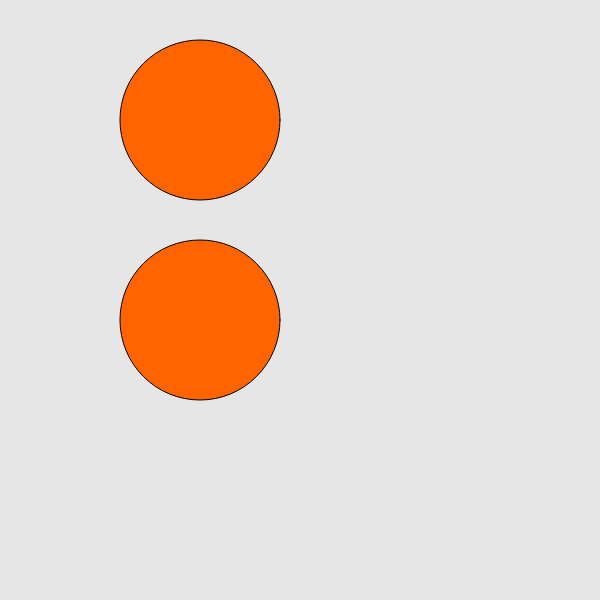
Frame 1 (no input)
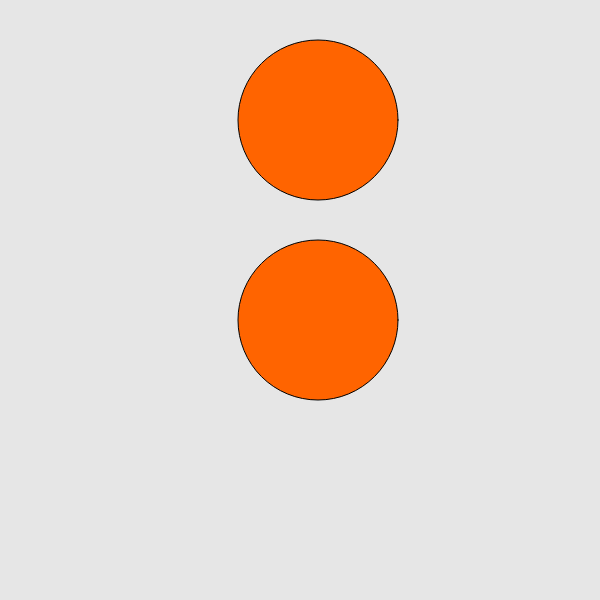
Frame 60 (no input)
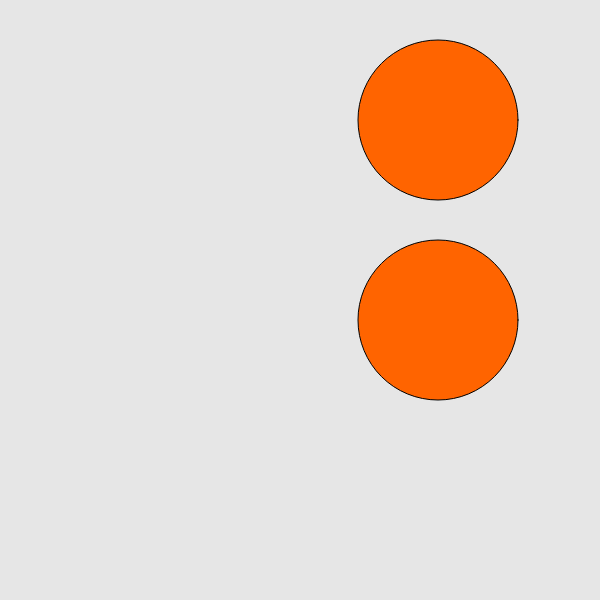
Frame 120 (the mouse pressed at the canvas centre since frame 60)

The p5.js sketch that drew these frames (run headless with seeded random() and noise() and a simulated clock; from frame 60 on, the mouse is pressed at the canvas centre):

// p5.js sketch
// ── sketch.js
let x = 200;

function setup() {
  createCanvas(600, 600);
}

function draw() {
  background(230);
  fill(120, 255, 0);
  fill(255, 100, 0);
  ellipse(x, 120, 160);

  ellipse(x, 320, 160);

  x = x + 1;
  x = x + 1;
}
